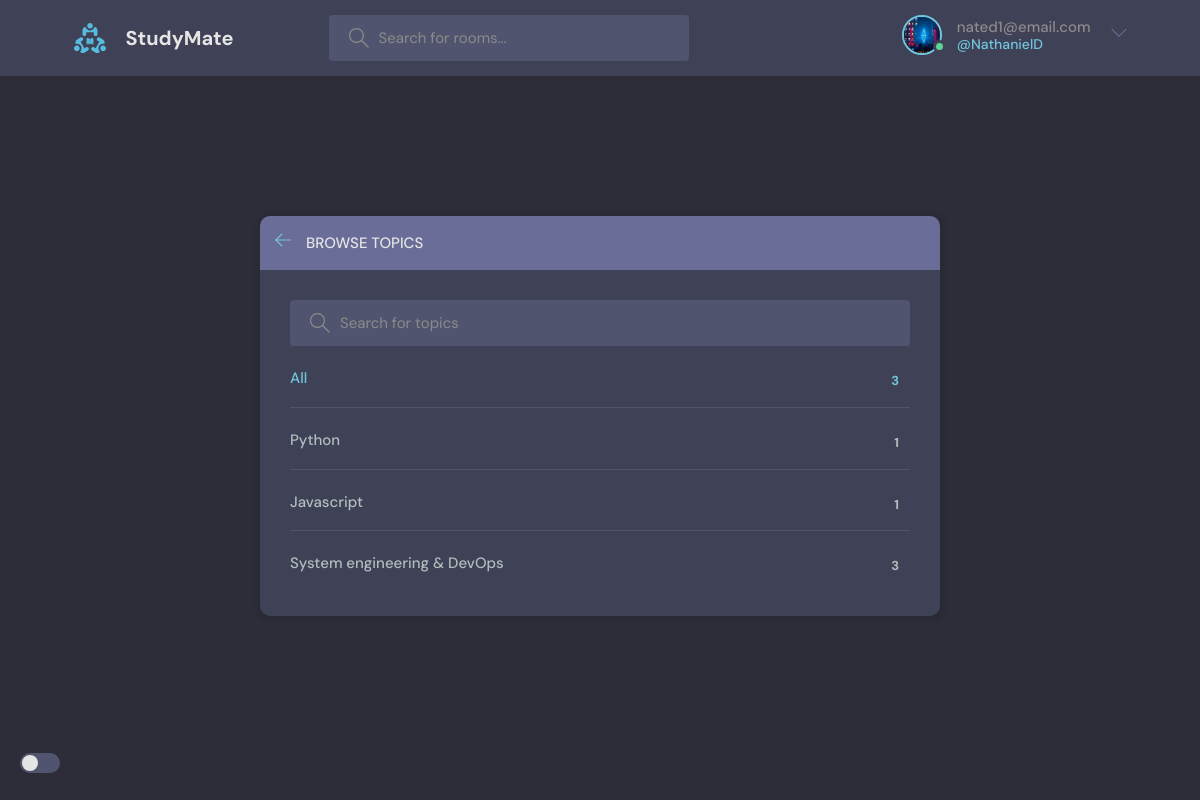
Screenshot of /topics/ (signed in) with the database file from the repository.
### base/models.py (models this page shows, shortened)
class User(AbstractUser):
    name = models.CharField(max_length=200, null=True)
    email = models.EmailField(unique=True, null=True)
    bio = models.TextField(null=True)
    avatar = models.ImageField(null=True, default='avatar.svg')
    USERNAME_FIELD = 'email'
    REQUIRED_FIELDS = []

class Topic(models.Model):
    name = models.CharField(max_length=200)

### base/views.py (the view)
# urls.py: path('topics/', views.topicsPage, name='topics'),
def topicsPage(request):
    q = request.GET.get('q') if request.GET.get('q') != None else ''
    topics = Topic.objects.filter(name__icontains=q)
    return render(request, 'base/topics.html', {'topics': topics})

### base/templates/base/topics.html (shortened to what this page needs)
{% extends 'main.html' %}
{% block content %}
    <main class="create-room layout">
      <div class="container">
        <div class="layout__box">
          <div class="layout__boxHeader">
            <div class="layout__boxTitle">
              <a href="{% url 'home' %}">
                <svg version="1.1" xmlns="http://www.w3.org/2000/svg" width="32" height="32" viewBox="0 0 32 32">
                  <title>arrow-left</title>
                  <path
                    d="M13.723 2.286l-13.723 13.714 13.719 13.714 1.616-1.611-10.96-10.96h27.625v-2.286h-27.625l10.965-10.965-1.616-1.607z"
                  ></path>
                </svg>
              </a>
              <h3>Browse Topics</h3>
            </div>
          </div>
          <div class="topics-page layout__body">
            <form class="header__search" action="" method="GET">
              <label>
                <input name="q" placeholder="Search for topics" />
              </label>
            </form>
            <ul class="topics__list">
              <li>
                <a href="{% url 'topics' %}" class="active">All <span>{{ topics.count }}</span></a>
              </li>
              {% for topic in topics %}
              <li>
                <a href="{% url 'home' %}?q={{ topic.name }}">{{ topic.name }} <span>{{ topic.room_set.all.count }}</span></a>
              </li>
              {% endfor %}
            </ul>
          </div>
        </div>
      </div>
    </main>
{% endblock content %}

### templates/navbar.html (shortened to what this page needs)
{% load static %}
<header class="header header--loggedIn">
	<div class="container">
	  <a href="{% url 'home' %}" class="header__logo">
		<img src="{% static 'images/logo.svg' %}" />
		<h1>StudyMate</h1>
	  </a>
	  <form class="header__search" method="GET" action="{% url 'home' %}">
		<label>
		  <input name="q" placeholder="Search for rooms..." />
		</label>
	  </form>
	  <nav class="header__menu">
		{% if request.user.is_authenticated %}
		<div class="header__user">
		  <a href="{% url 'update-user' %}">
			<div class="avatar avatar--medium active">
			  <img src="{{ request.user.avatar.url }}" />
			</div>
			<p>{{request.user}} <span>@{{request.user.username}}</span></p>
		  </a>
		  <button class="dropdown-button">
			<svg version="1.1" xmlns="http://www.w3.org/2000/svg" width="32" height="32" viewBox="0 0 32 32">
			  <title>chevron-down</title>
			  <path d="M16 21l-13-13h-3l16 16 16-16h-3l-13 13z"></path>
			</svg>
		  </button>
		</div>
		{% else %}
		<a href="{% url 'login' %}">
		  <img src="{% static '/images/avatar.svg' %}" />
		  <p>Login</p>
		</a>
		{% endif %}
	  </nav>
  </div>
</header>

### static/styles/style.css (style rules this page uses)
[data-theme="dark"] { --color-main: #71c6dd; --color-main-light: #e1f6fb; --color-dark: #3f4156; --color-dark-medium: #51546e; --color-dark-light: #696d97; --color-light: #e5e5e5; --color-gray: #8b8b8b; --color-light-gray: #b2bdbd; --color-bg: #2d2d39; --color-success: #5dd693; --color-error: #fc4b0b; }
* { font-family: "DM Sans", -apple-system, BlinkMacSystemFont, "Segoe UI", Roboto, Oxygen, Ubuntu, Cantarell, "Open Sans", "Helvetica Neue", sans-serif; margin: 0; padding: 0; box-sizing: border-box; text-rendering: optimizeLegibility; font-size: inherit; }
html { font-size: 56.25%; }
@media only screen and (min-width: 1200px) { html { font-size: 62.5%; } }
body { line-height: 1.6; font-weight: 400; font-size: 1.5rem; color: var(--color-light-gray); background-color: var(--color-bg); min-height: 100vh; }
img { width: 100%; }
a { display: inline-block; color: var(--color-main); text-decoration: none; }
.container { max-width: 120rem; width: 90%; margin: auto; }
.avatar { position: relative; display: inline-block; border-radius: 50%; border: 2px solid var(--color-main); }
.avatar img { display: block; border-radius: 50%; object-fit: cover; object-position: center; }
.avatar::after { content: ""; display: block; position: absolute; background-color: var(--color-gray); z-index: 111; border-radius: 50%; border: 0.3rem solid var(--color-dark); }
.avatar.active::after { background-color: var(--color-success); }
.avatar.avatar--medium img { width: 3.6rem; height: 3.6rem; border-radius: 50%; }
.avatar.avatar--medium:after { width: 0.7rem; height: 0.7rem; bottom: 0px; right: -6px; }
.header { padding: 1.5rem; background-color: var(--color-dark); }
.header > .container { display: flex; gap: 9.5rem; }
.header__logo, .header__user { display: flex; gap: 2rem; align-items: center; }
.header__logo > img { height: 3.2rem; width: 3.2rem; }
.header__logo > h1 { font-weight: 700; font-size: 2rem; color: var(--color-light); }
.header__search > label { background-color: var(--color-dark-medium); padding: 1.3rem 1rem; display: flex; align-items: center; gap: 1rem; border-radius: 4px; }
.header__search svg { fill: var(--color-gray); width: 2rem; height: 2rem; margin-left: 1rem; }
.header__search input { width: 30rem; background: transparent; border: none; outline: none; color: var(--color-light); }
.header__search input::placeholder { color: var(--color-gray); }
.header__menu { margin-left: auto; position: relative; }
.header__menu a { display: flex; gap: 1.5rem; align-items: center; font-weight: 500; text-decoration: none; color: var(--color-gray); }
.header__menu img { height: 3.6rem; }
.header__menu p { line-height: 1.2; }
.header__menu span { color: var(--color-main); font-weight: 500; font-size: 1.4rem; display: block; }
.header__menu svg { width: 1.6rem; height: 1.6rem; fill: var(--color-dark-light); }
.dropdown-button { background: transparent; border: 0; outline: 0; cursor: pointer; }
.layout { margin-top: 2.4rem; }
.layout > .container { display: flex; justify-content: space-between; align-items: flex-start; }
.layout__box { width: 90%; max-width: 48rem; min-height: 40rem; position: absolute; top: 50%; left: 50%; transform: translate(-50%, -46%); background-color: var(--color-dark); border-radius: 1rem; box-shadow: 1px 1px 6px 3px rgba(0, 0, 0, 0.1); overflow: hidden; }
.layout__boxHeader { display: flex; padding: 1.5rem; background-color: var(--color-dark-light); }
.layout__boxTitle { display: flex; gap: 1.5rem; align-items: center; }
.layout__boxTitle h3 { text-transform: uppercase; font-weight: 500; color: var(--color-light); }
.layout__boxTitle svg { width: 1.6rem; height: 1.6rem; fill: var(--color-main); }
.layout__body { margin: 3rem; }
.topics__list { list-style: none; }
.topics__list li a { display: flex; justify-content: space-between; margin-bottom: 3rem; font-weight: 500; color: var(--color-light-gray); transition: all 0.3s ease-in-out; }
.topics__list li a.active, .topics__list li a:hover { color: var(--color-main); }
.topics__list li a span { padding: 0.5rem 1rem; background-color: var(--color-dark); border-radius: 3px; font-size: 1.3rem; font-weight: 700; letter-spacing: 1px; }
.topics-page .topics__list li:not(:last-child) a { margin: 2rem 0; padding-bottom: 1rem; text-decoration: none; border-bottom: 1px solid var(--color-dark-medium); }
.topics-page .header__search { display: block; }
.create-room.layout .layout__box { max-width: 68rem; }

### rows the page displays
User: user.avatar (picture), user "nated1@email.com", user.username "NathanielD"
Topic: name "Python", room_set.all.count "1"
Topic: name "Javascript", room_set.all.count "1"
Topic: name "System engineering & DevOps", room_set.all.count "3"

### other values shown
{{ topics.count }} "3"
